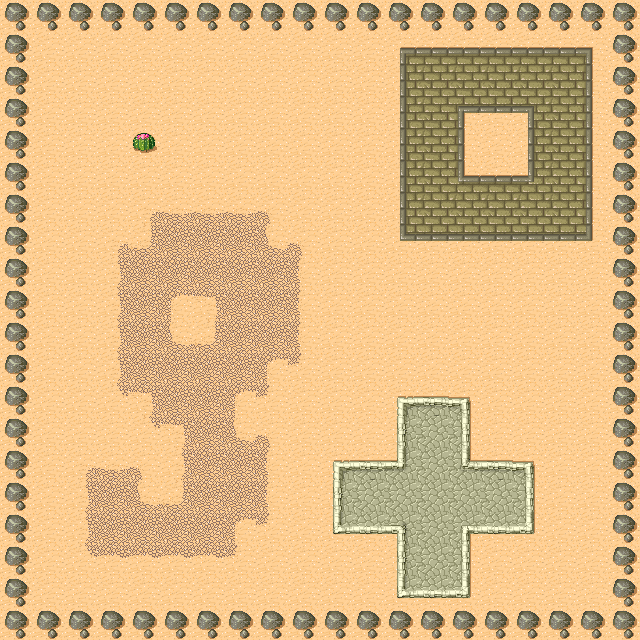

Tiled map render using the project's own tile images. Description and the map definition, with tile-layer contents summarised, below:
An orthogonal 20x20 tile map with 32x32 px tiles, 1 tile layer (Background) and 7 objects (Blue Slime, Player).

<map version="1.0" orientation="orthogonal" renderorder="right-down" width="20" height="20" tilewidth="32" tileheight="32" nextobjectid="10">
 <tileset firstgid="1" name="tmw_desert_spacing" tilewidth="32" tileheight="32" spacing="1" margin="1">
  <image source="../../Tiled 0.12.3/examples/tmw_desert_spacing.png" width="265" height="199" />
  <terraintypes>
   <terrain name="Brick" tile="-1" />
   <terrain name="Stone" tile="-1" />
   <terrain name="Gravel" tile="-1" />
  </terraintypes>
  <tile id="0" terrain=",,,0" />
  <tile id="1" terrain=",,0,0" />
  <tile id="2" terrain=",,0," />
  <tile id="3" terrain="2,2,2," />
  <tile id="4" terrain="2,2,,2" />
  <tile id="5" terrain=",,,2" />
  <tile id="6" terrain=",,2,2" />
  <tile id="7" terrain=",,2," />
  <tile id="8" terrain=",0,,0" />
  <tile id="9" terrain="0,0,0,0" />
  <tile id="10" terrain="0,,0," />
  <tile id="11" terrain="2,,2,2" />
  <tile id="12" terrain=",2,2,2" />
  <tile id="13" terrain=",2,,2" />
  <tile id="14" terrain="2,2,2,2" />
  <tile id="15" terrain="2,,2," />
  <tile id="16" terrain=",0,," />
  <tile id="17" terrain="0,0,," />
  <tile id="18" terrain="0,,," />
  <tile id="19" terrain="0,0,0," />
  <tile id="20" terrain="0,0,,0" />
  <tile id="21" terrain=",2,," />
  <tile id="22" terrain="2,2,," />
  <tile id="23" terrain="2,,," />
  <tile id="24" terrain=",,,1" />
  <tile id="25" terrain=",,1,1" />
  <tile id="26" terrain=",,1," />
  <tile id="27" terrain="0,,0,0" />
  <tile id="28" terrain=",0,0,0" />
  <tile id="32" terrain=",1,,1" />
  <tile id="33" terrain="1,1,1,1" />
  <tile id="34" terrain="1,,1," />
  <tile id="35" terrain="1,1,1," />
  <tile id="36" terrain="1,1,,1" />
  <tile id="40" terrain=",1,," />
  <tile id="41" terrain="1,1,," />
  <tile id="42" terrain="1,,," />
  <tile id="43" terrain="1,,1,1" />
  <tile id="44" terrain=",1,1,1" />
 </tileset>
 <layer name="Background" width="20" height="20">
  <data>[400 cells, 400 non-empty, 42 distinct tile ids]</data>
 </layer>
 <objectgroup name="collision">
  <object id="1" x="608" y="0" width="32" height="608" />
  <object id="2" x="0" y="0" width="608" height="32" />
  <object id="3" x="0" y="32" width="32" height="608" />
  <object id="4" x="32" y="608" width="608" height="32" />
  <object id="8" x="133" y="132" width="20" height="20">
   <ellipse />
  </object>
 </objectgroup>
 <objectgroup name="Enemies">
  <object id="5" name="Blue Slime" x="480" y="128" width="32" height="32" />
  <object id="7" name="Player" x="288" y="192" width="32" height="64" />
 </objectgroup>
</map>
